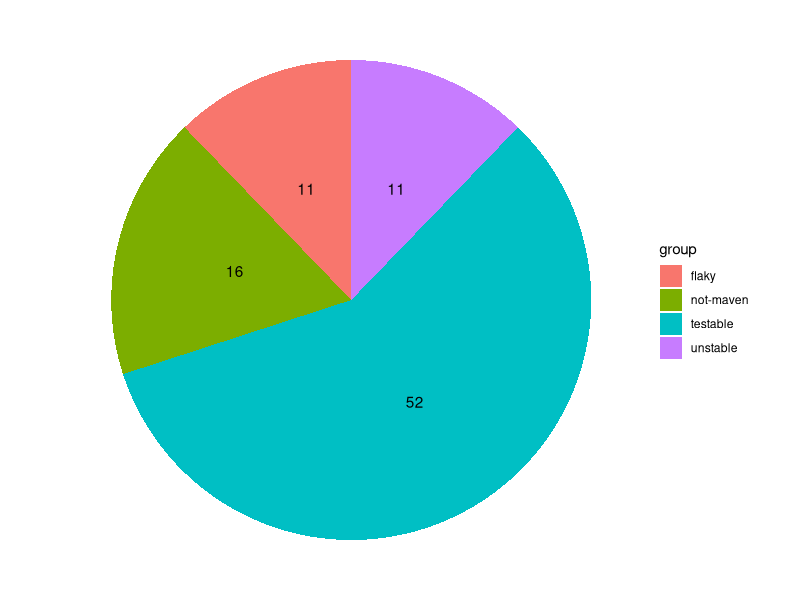

Write the R code that produced this figure.
library("dplyr")
library("ggplot2")

df <- read.csv("mocked-data.csv")
pdf("subjs.pdf", width = 2.8, height = 2)

df <- summarise(group_by(df, group), length = length(group)) 
ggplot(df, aes(x = factor(1), y = length, fill = group)) +
    theme_void() +
    geom_bar(stat = "identity", width = 1) +
    geom_text(aes(label = length), position = position_stack(vjust = 0.5)) +
    coord_polar("y")
